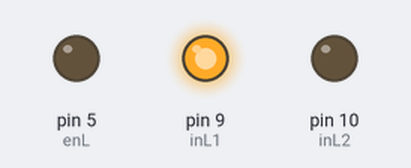
The sketch below on a simulated Arduino Uno, built with avr-gcc and run on an emulated ATmega328P. On the bench: output pins drawn as LEDs (lit = HIGH).

Above: at 0.1 s.
At 5.1 s:
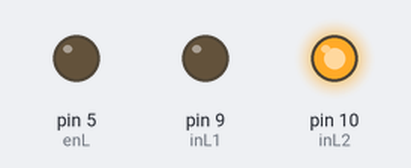
At 8.1 s:
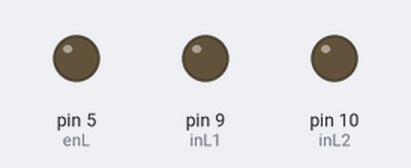
At 15.1 s:
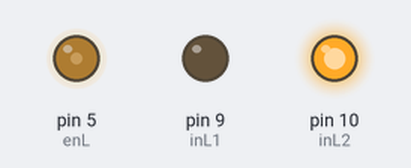
At 20.1 s:
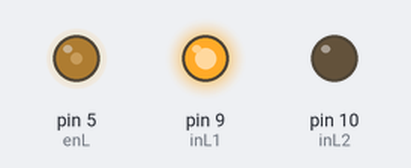
At 38.1 s:
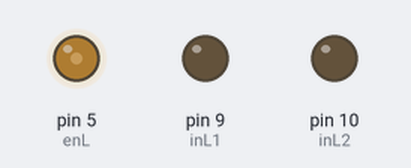
Timing chart, 0 to 39.6 s (numbered marks = the images above):
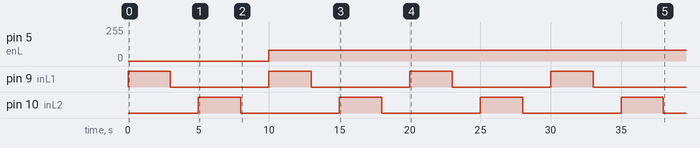

Measured:
- by itself, pin 5 (enL): 0/255 → 80/255 at 10.0 s
- by itself, pin 9 (inL1), pin 10 (inL2): alternates HIGH for 3.0 s and LOW for 7.0 s

The sketch:

crane.ino
```cpp
//PWM
int enL = 5;

//signal pins
int inL1 = 9;
int inL2 = 10;


void setup() {

  //initializing the pins
  pinMode(enL, OUTPUT);
  pinMode(inL1, OUTPUT);
  pinMode(inL2, OUTPUT);

}

void loop() {
  mpower(80,3000);
}

//void stopbot(){
//  mpower(-maxpower,-maxpower);
//  delay(10);
//  mpower(0,0);
//  delay(10);
//  }
void mpower(int m1, int t) {

    digitalWrite(inL1, HIGH);//Direction B
    digitalWrite(inL2, LOW);
    delay(t);
    digitalWrite(inL1, LOW);//waiting time
    digitalWrite(inL2, LOW);
    delay(2000);
    digitalWrite(inL1, LOW);//Direction F
    digitalWrite(inL2, HIGH);
    delay(t); //Value to possitive
    digitalWrite(inL1, LOW);//waiting time
    digitalWrite(inL2, LOW);
    delay(2000);

  analogWrite(enL, m1); //Speed Write as PWM
}
```
